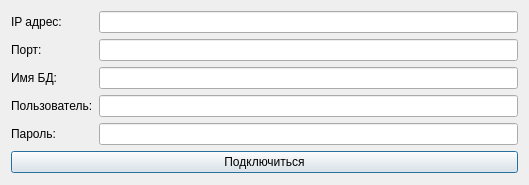
<?xml version="1.0" encoding="UTF-8"?>
<ui version="4.0">
 <class>ConnectionDialog</class>
 <widget class="QDialog" name="ConnectionDialog">
  <property name="geometry">
   <rect>
    <x>0</x>
    <y>0</y>
    <width>529</width>
    <height>185</height>
   </rect>
  </property>
  <property name="windowTitle">
   <string>Соединение с БД</string>
  </property>
  <layout class="QFormLayout" name="formLayout">
   <item row="0" column="0">
    <widget class="QLabel" name="label">
     <property name="text">
      <string>IP адрес:</string>
     </property>
    </widget>
   </item>
   <item row="0" column="1">
    <widget class="QLineEdit" name="_editIp">
     <property name="clearButtonEnabled">
      <bool>true</bool>
     </property>
    </widget>
   </item>
   <item row="2" column="0">
    <widget class="QLabel" name="label_2">
     <property name="text">
      <string>Порт:</string>
     </property>
    </widget>
   </item>
   <item row="2" column="1">
    <widget class="QLineEdit" name="_editPort">
     <property name="clearButtonEnabled">
      <bool>true</bool>
     </property>
    </widget>
   </item>
   <item row="4" column="0">
    <widget class="QLabel" name="label_3">
     <property name="text">
      <string>Пользователь:</string>
     </property>
    </widget>
   </item>
   <item row="4" column="1">
    <widget class="QLineEdit" name="_editUser">
     <property name="clearButtonEnabled">
      <bool>true</bool>
     </property>
    </widget>
   </item>
   <item row="5" column="0">
    <widget class="QLabel" name="label_4">
     <property name="text">
      <string>Пароль:</string>
     </property>
    </widget>
   </item>
   <item row="5" column="1">
    <widget class="QLineEdit" name="_editPassword">
     <property name="clearButtonEnabled">
      <bool>true</bool>
     </property>
    </widget>
   </item>
   <item row="6" column="0" colspan="2">
    <widget class="QPushButton" name="_buttonConnect">
     <property name="text">
      <string>Подключиться</string>
     </property>
    </widget>
   </item>
   <item row="3" column="0">
    <widget class="QLabel" name="label_5">
     <property name="text">
      <string>Имя БД:</string>
     </property>
    </widget>
   </item>
   <item row="3" column="1">
    <widget class="QLineEdit" name="_editDbName"/>
   </item>
  </layout>
 </widget>
 <resources/>
 <connections/>
</ui>
